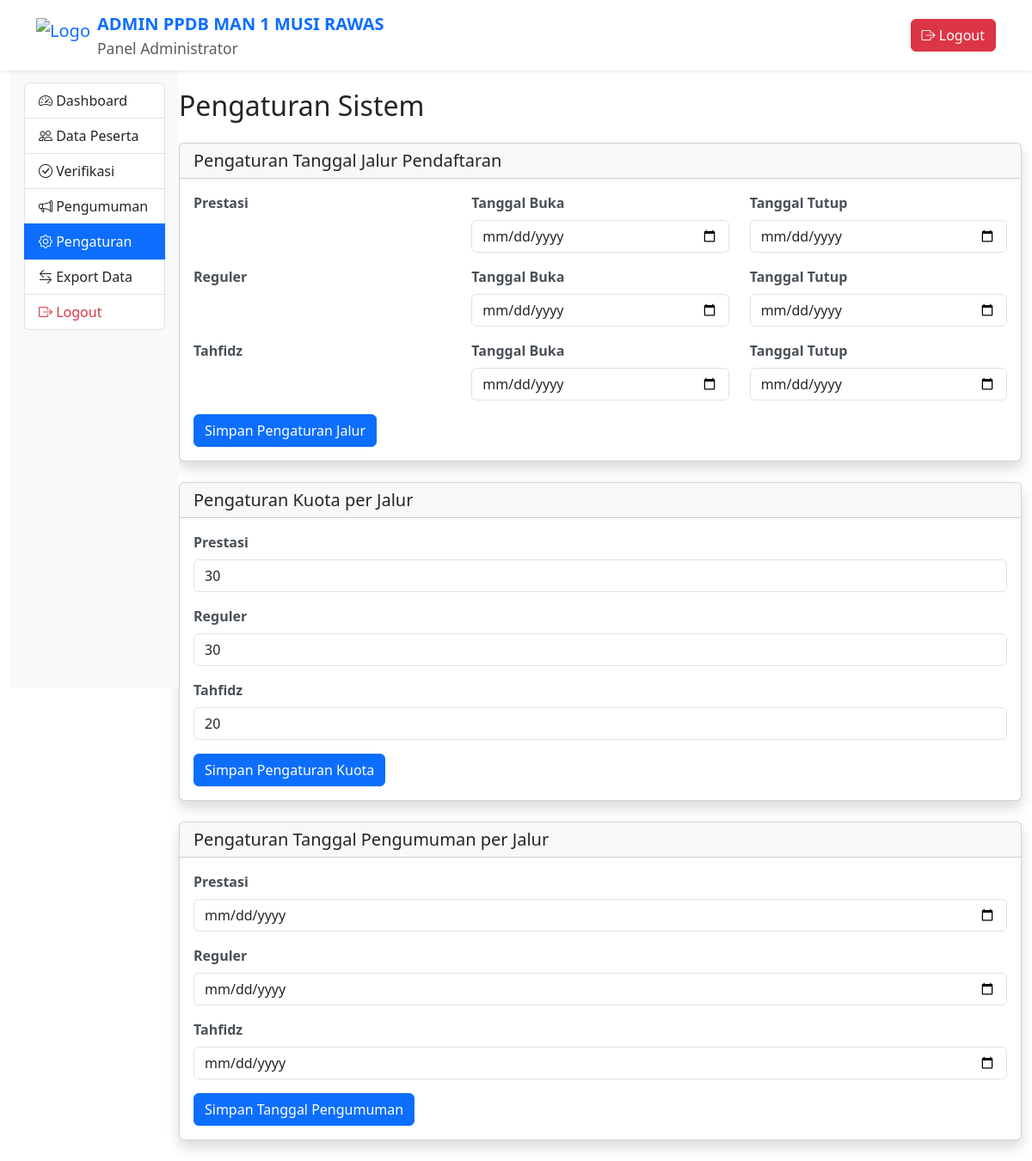
The app's page /admin/pengaturan.php (signed in) with its own data.
### tables this page shows
CREATE TABLE jalur_pendaftaran (
    id INT PRIMARY KEY AUTO_INCREMENT,
    nama_jalur VARCHAR(50) UNIQUE,
    kuota INT,
    tanggal_buka DATETIME,
    tanggal_tutup DATETIME,
    tanggal_pengumuman DATETIME,
    created_at TIMESTAMP DEFAULT CURRENT_TIMESTAMP
);

### admin/pengaturan.php (the view, shortened to what this page needs)
<?php
require_once __DIR__.'/../config/db.php';
$stmt = $pdo->query("SELECT * FROM jalur_pendaftaran ORDER BY nama_jalur");
$jalur_list = $stmt->fetchAll();
?>
<!DOCTYPE html>
<html lang="id">
<head>
    <link href="https://cdn.jsdelivr.net/npm/bootstrap@5.3.0/dist/css/bootstrap.min.css" rel="stylesheet">
    <link rel="stylesheet" href="https://cdn.jsdelivr.net/npm/bootstrap-icons@1.11.1/font/bootstrap-icons.css">
    <link rel="stylesheet" href="../assets/css/style.css">
</head>
<body>
    <?php include 'partials/admin_header.php'; ?>
    <div class="container-fluid">
        <div class="row g-0">
            <div class="col-md-2 sidebar-container">
                <?php include 'partials/admin_sidebar.php'; ?>
            </div>
            <div class="col-md-10 pt-4">
                <h2 class="mb-4">Pengaturan Sistem</h2>
                <div class="card shadow mb-4">
                    <div class="card-header">
                        <h5 class="card-title mb-0">Pengaturan Tanggal Jalur Pendaftaran</h5>
                    </div>
                    <div class="card-body">
                        <form action="process/update_periode.php" method="POST">
                            <?php foreach($jalur_list as $jalur): ?>
                            <div class="row mb-3">
                                <div class="col-md-4">
                                    <label class="form-label"><?= htmlspecialchars($jalur['nama_jalur']) ?></label>
                                </div>
                                <div class="col-md-4">
                                    <label class="form-label">Tanggal Buka</label>
                                    <input type="date" class="form-control"
                                           name="tanggal_buka[<?= $jalur['id'] ?>]"
                                           value="<?= htmlspecialchars($jalur['tanggal_buka'] ?? '') ?>">
                                </div>
                                <div class="col-md-4">
                                    <label class="form-label">Tanggal Tutup</label>
                                    <input type="date" class="form-control"
                                           name="tanggal_tutup[<?= $jalur['id'] ?>]"
                                           value="<?= htmlspecialchars($jalur['tanggal_tutup'] ?? '') ?>">
                                </div>
                            </div>
                            <?php endforeach; ?>
                            <button type="submit" class="btn btn-primary">Simpan Pengaturan Jalur</button>
                        </form>
                    </div>
                </div>
                <div class="card shadow mb-4">
                    <div class="card-header">
                        <h5 class="card-title mb-0">Pengaturan Kuota per Jalur</h5>
                    </div>
                    <div class="card-body">
                        <form action="process/update_kuota.php" method="POST">
                            <?php foreach($jalur_list as $jalur): ?>
                            <div class="mb-3">
                                <label class="form-label"><?= htmlspecialchars($jalur['nama_jalur']) ?></label>
                                <input type="number" class="form-control"
                                       name="kuota[<?= $jalur['id'] ?>]"
                                       value="<?= htmlspecialchars($jalur['kuota'] ?? '') ?>"
                                       min="0">
                            </div>
                            <?php endforeach; ?>
                            <button type="submit" class="btn btn-primary">Simpan Pengaturan Kuota</button>
                        </form>
                    </div>
                </div>
                <div class="card shadow mb-4">
                    <div class="card-header">
                        <h5 class="card-title mb-0">Pengaturan Tanggal Pengumuman per Jalur</h5>
                    </div>
                    <div class="card-body">
                        <form action="process/update_pengumuman.php" method="POST">
                            <?php foreach($jalur_list as $jalur): ?>
                            <div class="mb-3">
                                <label class="form-label"><?= htmlspecialchars($jalur['nama_jalur']) ?></label>
                                <input type="date" class="form-control"
                                       name="tanggal_pengumuman[<?= $jalur['id'] ?>]"
                                       value="<?= htmlspecialchars($jalur['tanggal_pengumuman'] ?? '') ?>">
                            </div>
                            <?php endforeach; ?>
                            <button type="submit" class="btn btn-primary">Simpan Tanggal Pengumuman</button>
                        </form>
                    </div>
                </div>
            </div>
        </div>
    </div>
</body>
</html>

### assets/css/style.css (style rules this page uses)
.form-label { font-weight: 600; color: #495057; }

### records on screen
jalur_pendaftaran: nama_jalur "Prestasi", kuota "30"
jalur_pendaftaran: nama_jalur "Reguler", kuota "30"
jalur_pendaftaran: nama_jalur "Tahfidz", kuota "20"
